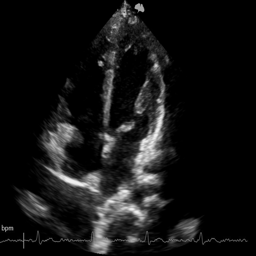
#> input picture Dataset/clean/patient-1-4C-frame-22.png, 256 x 256 px; its folder holds only this picture in this run
$ python visualize_dataset.py
#> lines starting #> are read from the running program, lines starting #| are printed output that depends on the picture
#!/usr/bin/env python3
"""
Dataset Visualization Script
Creates pair, triplet, and overlay visualizations for the echocardiography dataset
"""

import os
import glob
import numpy as np
import cv2
from pathlib import Path
from PIL import Image, ImageDraw, ImageFont


def load_and_normalize_image(image_path):
    """Load and normalize image to 0-255 range"""
    if not os.path.exists(image_path):
        return None
    img = cv2.imread(str(image_path), cv2.IMREAD_GRAYSCALE)
    if img is None:
        return None
    # Normalize to 0-255 range
    img = cv2.normalize(img, None, 0, 255, cv2.NORM_MINMAX)
    return img


def create_comparison_image(images, labels, title, patient_id, frame_num):
    """Create a comparison image with the given images and labels"""
    if not images or not all(img is not None for img in images):
        return None

    # Get image dimensions from first image
    if len(images[0].shape) == 3:  # RGB image
        height, width, _ = images[0].shape
    else:  # Grayscale image
        height, width = images[0].shape

    n_images = len(images)
    spacing = 20

    # Create canvas for the combined image
    combined = np.zeros(
        (height, width * n_images + spacing * (n_images-1), 3), dtype=np.uint8)

    # Place each image with spacing
    for i, img in enumerate(images):
        # Convert to RGB if needed
        if len(img.shape) == 2:  # Grayscale
            img_rgb = cv2.cvtColor(img, cv2.COLOR_GRAY2RGB)
        else:  # Already RGB
            img_rgb = img

        x_offset = i * (width + spacing)
        combined[:, x_offset:x_offset+width] = img_rgb
        if i < n_images - 1:  # Add separator except after last image
            combined[:, x_offset+width:x_offset +
                     width+spacing] = [100, 100, 100]

    # Convert to PIL for adding text
    pil_img = Image.fromarray(combined)
    draw = ImageDraw.Draw(pil_img)

    try:
        font = ImageFont.truetype(
            "/usr/share/fonts/truetype/dejavu/DejaVuSans-Bold.ttf", 16)
    except:
        font = ImageFont.load_default()

    # Add labels and title
    for i, label in enumerate(labels):
        x_offset = i * (width + spacing) + 10
        draw.text((x_offset, 10), label, fill=(255, 255, 255), font=font)

    # Add patient/frame info
    draw.text((10, height - 30), f"{title} - Patient {patient_id} - Frame {frame_num}",
              fill=(255, 255, 255), font=font)

    return np.array(pil_img)


def create_overlay_image(noisy_img, roi_img, alpha=0.5):
    """Create an overlay of ROI on noisy image with specified opacity"""
    if noisy_img is None or roi_img is None:
        return None

    # Convert to RGB for visualization
    noisy_rgb = cv2.cvtColor(noisy_img, cv2.COLOR_GRAY2RGB)
    roi_rgb = cv2.cvtColor(roi_img, cv2.COLOR_GRAY2RGB)

    # Create overlay with alpha blending
    overlay = cv2.addWeighted(noisy_rgb, alpha, roi_rgb, alpha, 0)
    return overlay


def process_dataset(dataset_path, output_path):
    """Process the dataset and create visualizations"""
#> called with dataset_path = 'Dataset', output_path = 'visualizations'
    # Setup paths
    dataset_path = Path(dataset_path)
    output_path = Path(output_path)
    clean_path = dataset_path / "clean"
    noisy_path = dataset_path / "noisy"
    roi_path = dataset_path / "noisy_roi"

    # Create output directories
    for dir_path in [
        output_path,
        output_path / "triplets",
        output_path / "pairs",
        output_path / "roi_overlays",
        output_path / "roi_overlays" / "individual",
        output_path / "roi_overlays" / "comparison"
    ]:
        dir_path.mkdir(parents=True, exist_ok=True)

    # Get list of clean images
    clean_images = sorted(glob.glob(str(clean_path / "*.png")))

    # Process each clean image
    processed_pairs = 0
    processed_triplets = 0
    processed_overlays = 0

    print("\nProcessing dataset...")

    for clean_file in clean_images[:100]:  # Limit to first 100 for testing
        # Extract patient and frame info
        filename = os.path.basename(clean_file)
        parts = filename.replace('.png', '').split('-')
        if len(parts) != 5:
            continue

        patient_id = parts[1]
        frame_num = parts[4]

        # Construct corresponding noisy and ROI paths
        noisy_file = str(noisy_path / filename)
        roi_file = str(roi_path / filename)

        # Load images
        clean_img = load_and_normalize_image(clean_file)
#> in load_and_normalize_image, img is the input picture: shape (256, 256); min 0, max 241, mean 21
        noisy_img = load_and_normalize_image(noisy_file)
        roi_img = load_and_normalize_image(roi_file)

        if clean_img is not None and noisy_img is not None:
            # Create and save pair comparison
            pair_img = create_comparison_image(
                [clean_img, noisy_img],
                ["CLEAN", "NOISY"],
                "Pair Comparison",
                patient_id,
                frame_num
            )
#> in create_comparison_image, `n_images = len(images)`: n_images = 2
#> the loop in create_comparison_image, `for i, img in enumerate(images):` made 2 passes
#> x_offset on passes 1 to 2: 0, 276
#> after the loop in create_comparison_image, `for i, img in enumerate(images):`:
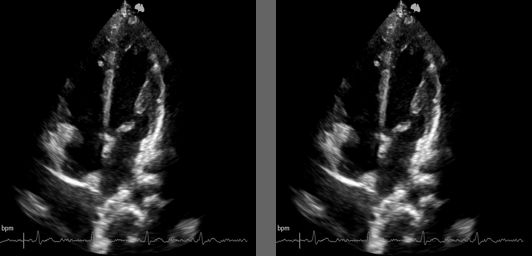
#> combined: shape (256, 532, 3); min 0, max 255, mean 25.1
#> in create_comparison_image, `return np.array(pil_img)`:
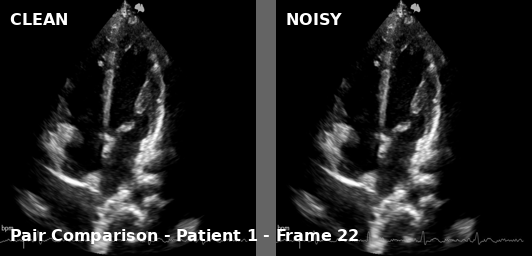
#> returned value: shape (256, 532, 3); min 0, max 255, mean 28.9
            if pair_img is not None:
                output_file = output_path / "pairs" / \
                    f"pair_patient_{patient_id}_frame_{frame_num}.png"
                cv2.imwrite(str(output_file), cv2.cvtColor(
                    pair_img, cv2.COLOR_RGB2BGR))
                processed_pairs += 1

        if all(img is not None for img in [clean_img, noisy_img, roi_img]):
            # Create and save triplet comparison
            triplet_img = create_comparison_image(
                [clean_img, noisy_img, roi_img],
                ["CLEAN", "NOISY", "ROI"],
                "Triplet Comparison",
                patient_id,
                frame_num
            )
#> call 2 of create_comparison_image, with title = 'Triplet Comparison', patient_id = '1', frame_num = '22'
#> in create_comparison_image (call 2), `n_images = len(images)`: n_images = 3
#> the loop in create_comparison_image (call 2), `for i, img in enumerate(images):` made 3 passes
#> x_offset on passes 1 to 3: 0, 276, 552
#> after the loop in create_comparison_image (call 2), `for i, img in enumerate(images):`:
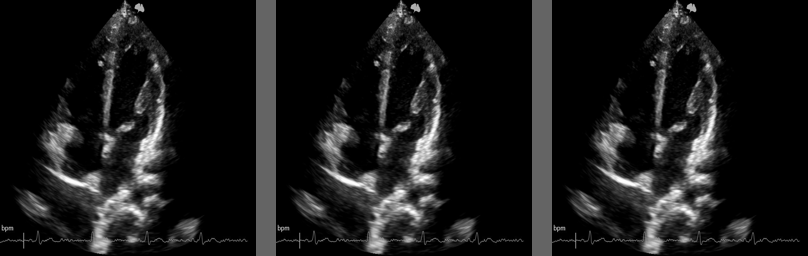
#> combined: shape (256, 808, 3); min 0, max 255, mean 26.1
#> in create_comparison_image (call 2), `return np.array(pil_img)`:
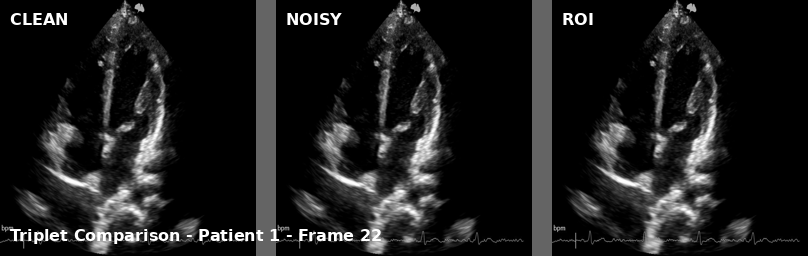
#> returned value: shape (256, 808, 3); min 0, max 255, mean 28.9
            if triplet_img is not None:
                output_file = output_path / "triplets" / \
                    f"triplet_patient_{patient_id}_frame_{frame_num}.png"
                cv2.imwrite(str(output_file), cv2.cvtColor(
                    triplet_img, cv2.COLOR_RGB2BGR))
                processed_triplets += 1

            # Create and save ROI overlay
            if noisy_img is not None and roi_img is not None:
                # Individual overlay
                overlay_img = create_overlay_image(noisy_img, roi_img)
                if overlay_img is not None:
                    output_file = output_path / "roi_overlays" / "individual" / \
                        f"overlay_patient_{patient_id}_frame_{frame_num}.png"
                    cv2.imwrite(str(output_file), cv2.cvtColor(
                        overlay_img, cv2.COLOR_RGB2BGR))

                    # Comparison (noisy, ROI, overlay)
                    comparison_img = create_comparison_image(
                        [noisy_img, roi_img, overlay_img],
                        ["NOISY", "ROI", "OVERLAY (50%)"],
                        "ROI Overlay Comparison",
                        patient_id,
                        frame_num
                    )
#> call 3 of create_comparison_image, with title = 'ROI Overlay Comparison', patient_id = '1', frame_num = '22'
#> the loop in create_comparison_image (call 3), `for i, img in enumerate(images):` made 3 passes
#> in create_comparison_image (call 3), `return np.array(pil_img)`:
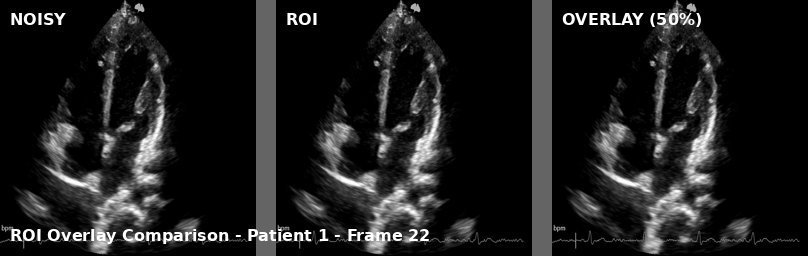
#> returned value: shape (256, 808, 3); min 0, max 255, mean 29.6
                    if comparison_img is not None:
                        output_file = output_path / "roi_overlays" / "comparison" / \
                            f"comparison_patient_{patient_id}_frame_{frame_num}.png"
                        cv2.imwrite(str(output_file), cv2.cvtColor(
                            comparison_img, cv2.COLOR_RGB2BGR))
                        processed_overlays += 1

        # Print progress
        if (processed_pairs + processed_triplets) % 10 == 0:
            print(
                f"Processed: {processed_pairs} pairs, {processed_triplets} triplets, {processed_overlays} overlays")

    print("\nVisualization generation complete!")
    print(f"Generated:")
    print(f"- {processed_pairs} pair comparisons")
    print(f"- {processed_triplets} triplet comparisons")
    print(f"- {processed_overlays} ROI overlay comparisons")
    print(f"\nResults saved in: {output_path}")

    # [248 lines left out: functions setup_output_directories, load_image, create_triplet_comparison, create_pair_comparison, create_roi_overlay, create_roi_overlay_comparison and 3 more, not called in this run]


if __name__ == "__main__":
    # Process the dataset
    process_dataset("Dataset", "visualizations")

$ run again, on Dataset/clean/patient-10-4C-frame-32.png
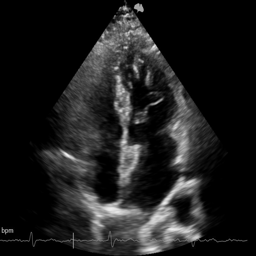
#> input picture Dataset/clean/patient-10-4C-frame-32.png, 256 x 256 px
#> in load_and_normalize_image, img is the input picture: shape (256, 256); min 0, max 242, mean 29.4
#> n_images = 2
#> the loop in create_comparison_image, `for i, img in enumerate(images):` made 2 passes
#> x_offset on passes 1 to 2: 0, 276
#> after the loop in create_comparison_image, `for i, img in enumerate(images):`:
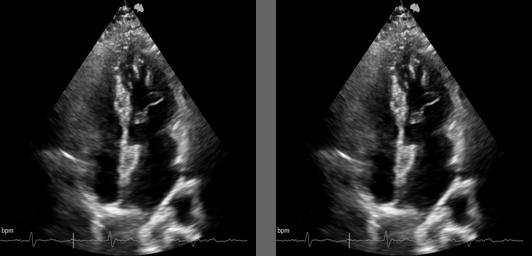
#> combined: shape (256, 532, 3); min 0, max 255, mean 33.5
#> the loop in create_comparison_image (call 2), `for i, img in enumerate(images):` made 3 passes
#> x_offset on passes 1 to 3: 0, 276, 552
#> the loop in create_comparison_image (call 3), `for i, img in enumerate(images):` made 3 passes
#> in create_comparison_image (call 3), `return np.array(pil_img)`:
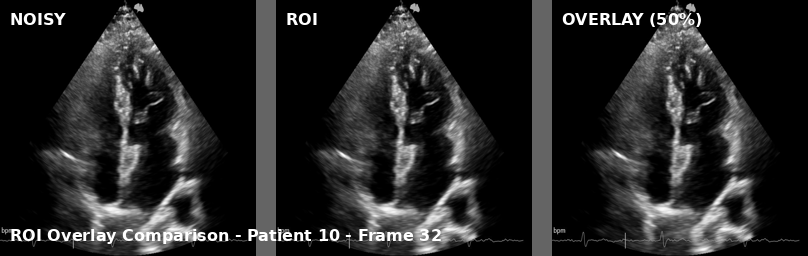
#> returned value: shape (256, 808, 3); min 0, max 255, mean 37.7

$ run again, on Dataset/clean/patient-1-4C-frame-32.png
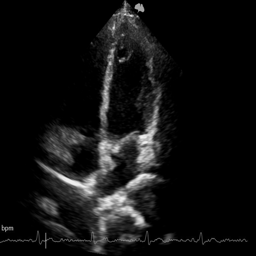
#> input picture Dataset/clean/patient-1-4C-frame-32.png, 256 x 256 px
#> in load_and_normalize_image, img is the input picture: shape (256, 256); min 0, max 243, mean 18.2
#> n_images = 2
#> the loop in create_comparison_image, `for i, img in enumerate(images):` made 2 passes
#> x_offset on passes 1 to 2: 0, 276
#> after the loop in create_comparison_image, `for i, img in enumerate(images):`:
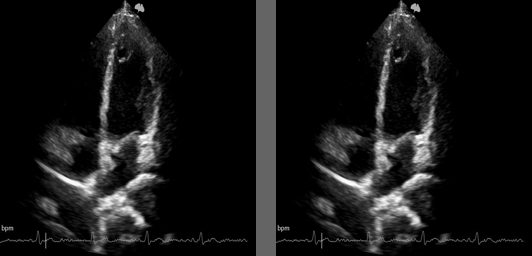
#> combined: shape (256, 532, 3); min 0, max 255, mean 22.2
#> the loop in create_comparison_image (call 2), `for i, img in enumerate(images):` made 3 passes
#> x_offset on passes 1 to 3: 0, 276, 552
#> the loop in create_comparison_image (call 3), `for i, img in enumerate(images):` made 3 passes
#> in create_comparison_image (call 3), `return np.array(pil_img)`:
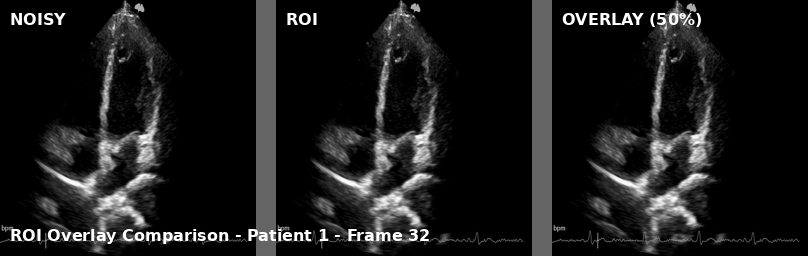
#> returned value: shape (256, 808, 3); min 0, max 255, mean 26.7
